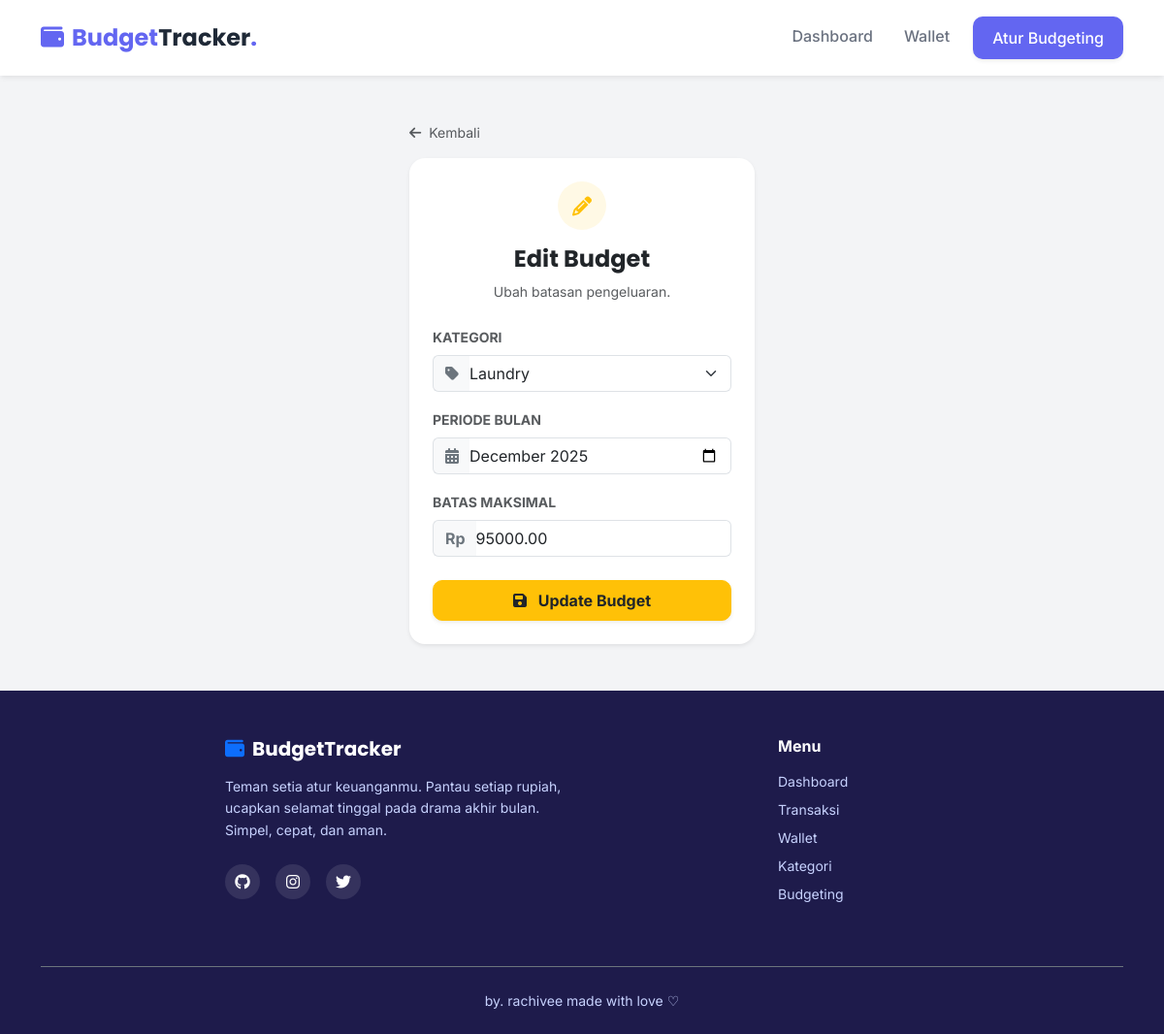
Screenshot of /Project/index.php?entity=budget&action=edit&id=3 with the database file from the repository.
### tables this page shows
CREATE TABLE `budgets` (
  `id` int(11) NOT NULL,
  `category_id` int(11) NOT NULL,
  `amount_limit` decimal(15,2) NOT NULL,
  `month_year` varchar(7) NOT NULL
);

CREATE TABLE `categories` (
  `id` int(11) NOT NULL,
  `name` varchar(50) NOT NULL,
  `type` enum('income','expense') NOT NULL
);

### Project/models/Budget.php (called while the page is built, shortened)
<?php
require_once "config/Database.php";
class Budget
{
    private $conn;
    private $table = "budgets";
    public function __construct()
    {
        $database = new Database();
        $this->conn = $database->getConnection();
    }
    public function getById($id)
    {
        $query = "SELECT * FROM " . $this->table . " WHERE id = :id";
        $stmt = $this->conn->prepare($query);
        $stmt->bindParam(':id', $id);
        $stmt->execute();
        return $stmt->fetch(PDO::FETCH_ASSOC);
    }
}

### Project/config/Database.php (called while the page is built, shortened)
<?php
class Database
{
    private $host = "localhost";
    private $database = "budget_tracker";
    private $username = "root";
    private $password = "";
    public function getConnection()
    {
        $this->conn = null;
        try {
            $this->conn = new PDO("mysql:host=" . $this->host . ";dbname=" . $this->database, $this->username, $this->password);
            $this->conn->setAttribute(PDO::ATTR_ERRMODE, PDO::ERRMODE_EXCEPTION);
        } catch (PDOException $exception) {
            echo "Connection error: " . $exception->getMessage();
        }
        return $this->conn;
    }
}

### Project/models/Category.php (called while the page is built, shortened)
<?php
require_once "config/Database.php";
class Category
{
    private $conn;
    private $table = "categories";
    public function __construct()
    {
        $database = new Database();
        $this->conn = $database->getConnection();
    }
    public function getAll()
    {
        $query = "SELECT * FROM " . $this->table;
        $stmt = $this->conn->prepare($query);
        $stmt->execute();
        return $stmt->fetchAll(PDO::FETCH_ASSOC);
    }
}

### Project/viewmodels/BudgetViewModel.php (called while the page is built, shortened)
<?php
require_once 'models/Budget.php';
class BudgetViewModel
{
    private $budget;
    private $category;
    public function __construct()
    {
        $this->budget = new Budget();
        $this->category = new Category();
    }
    public function getBudgetById($id)
    {
        return $this->budget->getById($id);
    }
    public function getCategories()
    {
        return $this->category->getAll();
    }
}

### Project/views/budgetForm.php (the view, shortened to what this page needs)
<?php
require_once 'views/templates/header.php';
?>
<div class="row justify-content-center">
    <div class="col-md-5 col-lg-4">
        <a href="index.php?entity=budget&action=list" class="text-decoration-none text-muted small mb-3 d-block">
            <i class="fas fa-arrow-left me-1"></i> Kembali
        </a>
        <div class="card shadow-sm border-0 rounded-4">
            <div class="card-body p-4">
                <div class="text-center mb-4">
                    <div class="d-inline-flex align-items-center justify-content-center <?= isset($budget) ? 'bg-warning text-warning' : 'bg-primary text-primary'; ?> bg-opacity-10 rounded-circle mb-3" style="width: 50px; height: 50px;">
                        <i class="fas <?= isset($budget) ? 'fa-pencil-alt' : 'fa-chart-pie'; ?> fa-lg"></i>
                    </div>
                    <h4 class="fw-bold" style="font-family: 'Poppins', sans-serif;">
                        <?= isset($budget) ? 'Edit Budget' : 'Set Budget Baru'; ?>
                    </h4>
                    <p class="text-muted small">
                        <?= isset($budget) ? 'Ubah batasan pengeluaran.' : 'Tentukan batas maksimal per kategori.'; ?>
                    </p>
                </div>
                <form action="index.php?entity=budget&action=<?= isset($budget) ? 'update' : 'save'; ?>" method="POST">
                    <div class="mb-3">
                        <label class="form-label small text-muted fw-bold ls-1">KATEGORI</label>
                        <div class="input-group">
                            <span class="input-group-text bg-light border-end-0 text-secondary"><i class="fas fa-tag"></i></span>
                            <select name="category_id" class="form-select border-start-0 ps-0" required>
                                <?php if (!empty($categoryList)): ?>
                                    <?php foreach ($categoryList as $category): ?>
                                        <?php if ($category['type'] == 'expense'): ?>
                                            <option value="<?= $category['id']; ?>"
                                                <?= (isset($budget) && $budget['category_id'] == $category['id']) ? 'selected' : ''; ?>>
                                                <?= htmlspecialchars($category['name']); ?>
                                            </option>
                                        <?php endif; ?>
                                    <?php endforeach; ?>
                                <?php endif; ?>
                            </select>
                        </div>
                    </div>
                    <div class="mb-3">
                        <label class="form-label small text-muted fw-bold ls-1">PERIODE BULAN</label>
                        <div class="input-group">
                            <span class="input-group-text bg-light border-end-0 text-secondary"><i class="fas fa-calendar-alt"></i></span>
                            <input type="month"
                                   name="month_year"
                                   class="form-control border-start-0 ps-0"
                                   value="<?= isset($budget) ? $budget['month_year'] : date('Y-m'); ?>"
                                   required>
                        </div>
                    </div>
                    <div class="mb-4">
                        <label class="form-label small text-muted fw-bold ls-1">BATAS MAKSIMAL</label>
                        <div class="input-group">
                            <span class="input-group-text bg-light border-end-0 text-secondary fw-bold">Rp</span>
                            <input type="number"
                                   name="amount_limit"
                                   class="form-control border-start-0 ps-0"
                                   placeholder="Contoh: 500000"
                                   value="<?= isset($budget) ? $budget['amount_limit'] : ''; ?>"
                                   required>
                        </div>
                    </div>
                    <div class="d-grid">
                        <button type="submit" class="btn <?= isset($budget) ? 'btn-warning text-dark' : 'btn-primary'; ?> py-2 fw-bold shadow-sm" style="border-radius: 10px;">
                            <i class="fas fa-save me-2"></i>
                            <?= isset($budget) ? 'Update Budget' : 'Simpan Budget'; ?>
                        </button>
                    </div>
                </form>
            </div>
        </div>
    </div>
</div>
<?php
require_once 'views/templates/footer.php';
?>

### Project/views/templates/header.php (style rules this page uses)
:root { --primary-color: #6366f1; --primary-hover: #4f46e5; --bg-body: #f3f4f6; --text-dark: #1f2937; --card-shadow: 0 4px 6px -1px rgba(0, 0, 0, 0.05), 0 2px 4px -1px rgba(0, 0, 0, 0.03); --success-soft: #d1fae5; --success-text: #065f46; --danger-soft: #fee2e2; --danger-text: #991b1b; }
body { font-family: 'Inter', sans-serif; background-color: var(--bg-body); color: var(--text-dark); }
h1, h2, h3, h4, h5, .navbar-brand { font-family: 'Poppins', sans-serif; }
.card { border: none; border-radius: 16px; box-shadow: var(--card-shadow); transition: transform 0.2s; }

### rows the page displays
budgets: category_id "Laundry", month_year "2025-12", amount_limit "95000.00"
